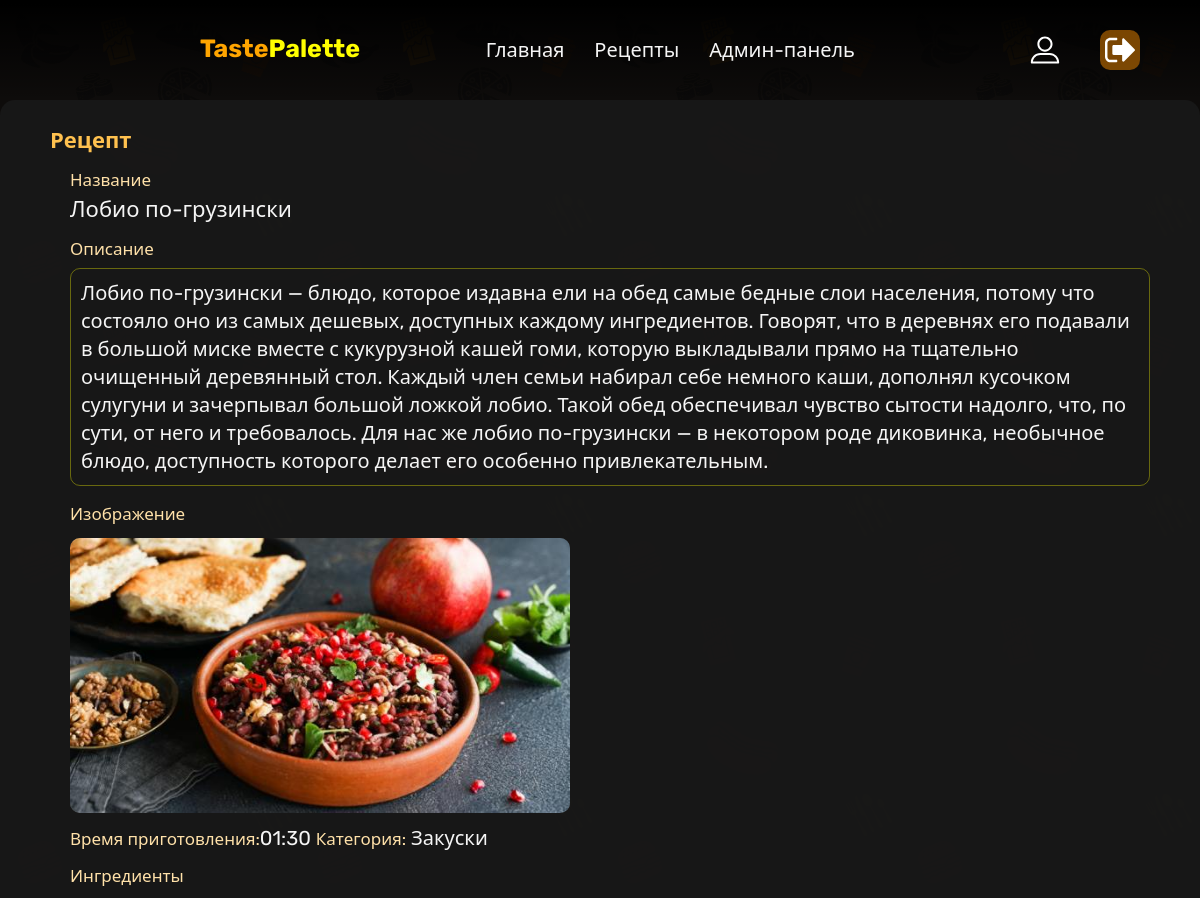
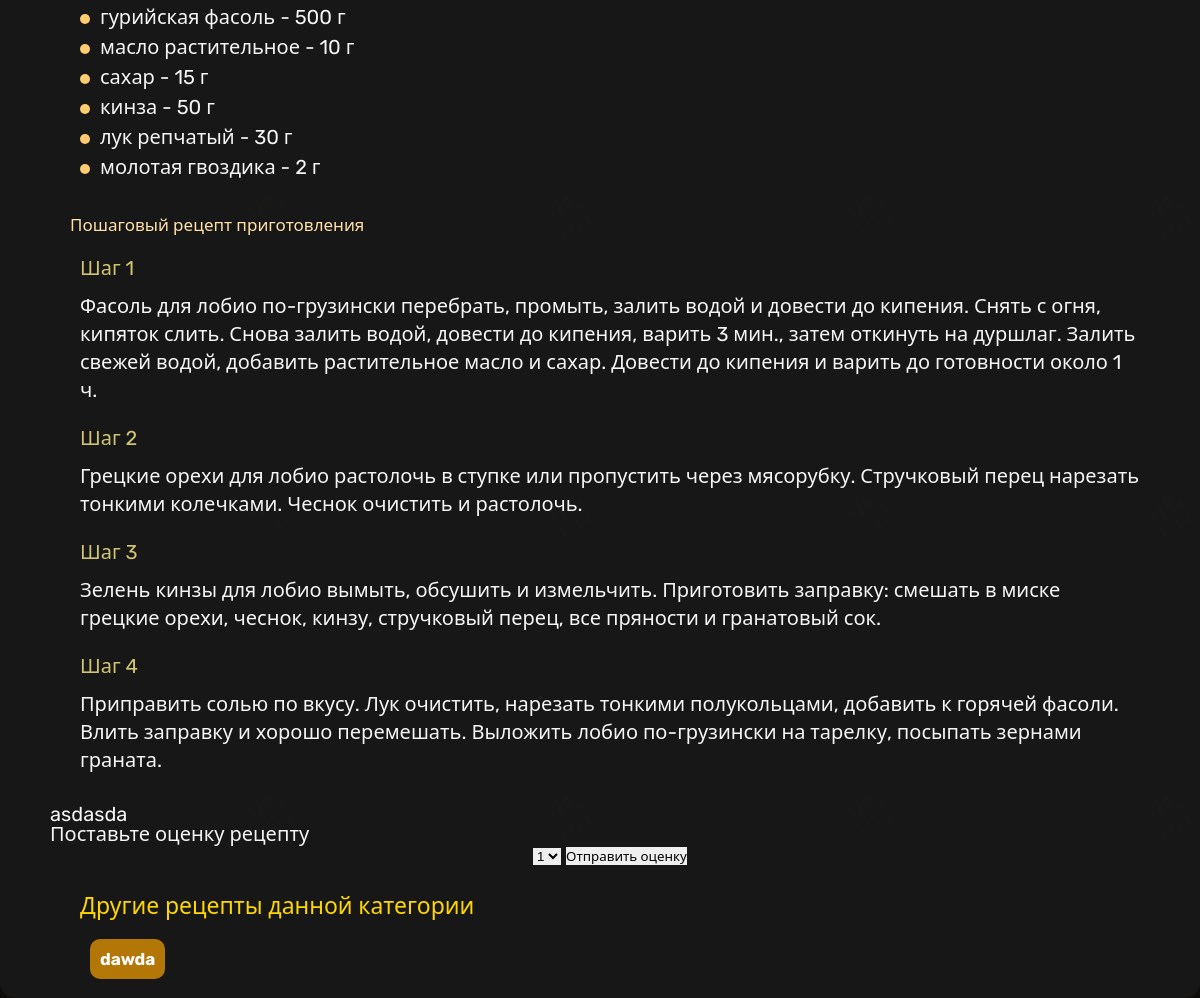
Page /client/recipeInfo.php?recipe_id=54 (signed in) on the committed database (2 pictures, top to bottom).
### tables this page shows
CREATE TABLE `recipes` (
  `recipe_id` int NOT NULL,
  `user_id` int DEFAULT NULL,
  `title` varchar(255) NOT NULL,
  `introduction` text NOT NULL,
  `main_image_url` varchar(255) DEFAULT NULL,
  `cooking_time_minutes` int DEFAULT NULL,
  `status` enum('pending','approved','rejected') DEFAULT 'pending',
  `created_at` timestamp NULL DEFAULT CURRENT_TIMESTAMP,
  `category_id` int DEFAULT NULL
);

CREATE TABLE `recipe_categories` (
  `category_id` int NOT NULL,
  `category_name` varchar(255) NOT NULL
);

CREATE TABLE `ingredients` (
  `ingredient_id` int NOT NULL,
  `recipe_id` int DEFAULT NULL,
  `name` varchar(255) NOT NULL,
  `quantity_in_grams` int DEFAULT NULL
);

CREATE TABLE `recipe_steps` (
  `step_id` int NOT NULL,
  `recipe_id` int DEFAULT NULL,
  `step_order` int NOT NULL,
  `description` text NOT NULL
);

### php/db/dbFunctions.php (called while the page is built, shortened)
<?php
    function getRecipesbyCategoryId($mysqli, $category_id, $recipe_id){
        $select_recipes_query = "SELECT * FROM recipes WHERE category_id = $category_id and status = 'approved' and recipe_id != $recipe_id";
        $recipes = $mysqli->query($select_recipes_query);
        return $recipes;
    }
?>

### html/client/recipeInfo.php (the view, shortened to what this page needs)
<?php
    require './header.php';
    require '../../php/dbConnect.php';
    require '../../php/db/dbFunctions.php';
    if ($_SERVER['REQUEST_METHOD'] === 'GET' && isset($_GET['recipe_id'])) {
        $recipe_id = $_GET['recipe_id'];
        $recipeResult = $mysqli->query("SELECT * FROM recipes WHERE recipe_id = $recipe_id");
        if ($recipeResult->num_rows > 0) {
            $recipe = $recipeResult->fetch_assoc();
            $other_recipes_by_category_id = getRecipesbyCategoryId($mysqli, $recipe['category_id'], $recipe_id);
            $ingredientsResult = $mysqli->query("SELECT * FROM ingredients WHERE recipe_id = $recipe_id");
            $ingredients = [];
            while ($ingredient = $ingredientsResult->fetch_assoc()) {
                $ingredients[] = $ingredient;
            }
            $stepsResult = $mysqli->query("SELECT * FROM recipe_steps WHERE recipe_id = $recipe_id");
            $steps = [];
            while ($step = $stepsResult->fetch_assoc()) {
                $steps[] = $step;
            }
            $categoryResult = $mysqli->query("SELECT * FROM recipe_categories WHERE category_id = {$recipe['category_id']}");
            if ($categoryResult->num_rows > 0) {
                $category = $categoryResult->fetch_assoc();
            } else {
                $category = ['category_name' => 'Неизвестно'];
            }
        } else {
            echo "Рецепт не найден.";
            exit;
        }
    } else {
        echo "Не указан ID рецепта.";
        exit;
    }
?>
<!DOCTYPE html>
<html lang="ru">
    <head>
        <link rel="stylesheet" href="../../css/recipeInfoStyle.css">
    </head>
    <body>
        <div class="recipe-container">
            <h2 class = "recipe-container-title">Рецепт</h2>
            <div class="recipe-info">
                <div class = "recipe-info-title">Название</div>
                <h3 class = "recipe-info-name"><?php echo $recipe['title']; ?></h3>
                <div class = "recipe-info-title">Описание</div>
                <div class="recipe-info-introduction"><?php echo $recipe['introduction']; ?></div>
                <div class = "recipe-info-title">Изображение</div>
                <div class="photo-file-download">
                        <div class ="photo-download">
                            <?php
                                echo "<img class = 'photo-download-img' src = '../../uploads/recipeImages/{$recipe['main_image_url']}'>";
                            ?>
                        </div>
                </div>
                <span class="recipe-info-title">Время приготовления:</span><?php echo formatCookingTime($recipe['cooking_time_minutes']); ?>
                <span class="recipe-info-title">Категория:</span> <?php echo $category['category_name']; ?>
                <h4 class = "recipe-info-title">Ингредиенты</h4>
                <ul>
                    <?php foreach ($ingredients as $ingredient) : ?>
                        <li><?php echo $ingredient['name']; ?> - <?php echo $ingredient['quantity_in_grams']; ?> г</li>
                    <?php endforeach; ?>
                </ul>
                <h4 class = "recipe-info-title">Пошаговый рецепт приготовления</h4>
                <?php $step_number = 1?>
                <div class="recipe-info-steps">
                    <?php foreach ($steps as $step) : ?>
                        <div class = "recipe-info-step">
                            <div class = "recipe-info-step-title">Шаг <?php echo $step_number ?></div>
                            <?php echo $step['description']; ?>
                        </div>
                        <?php $step_number++?>
                    <?php endforeach; ?>
                </div>
            </div>
            <div id = "rating">asdasda</div>
            <h3>Поставьте оценку рецепту</h3>
        <form id="grade-set-form">
            <select name="grade" id="rating-select">
                <option value="1">1</option>
            </select>
            <button type="button" onclick="submitRating()">Отправить оценку</button>
        </form>
            <div>
                <div class = "title_other_recipes">Другие рецепты данной категории</div>
                <div class = "other_recipes">
                    <?php
                        while($another_recipe = $other_recipes_by_category_id->fetch_assoc()){
                            echo "<a href = recipeInfo.php?recipe_id={$another_recipe['recipe_id']}>{$another_recipe['title']}</a>";
                        }
                    ?>
                </div>
                </div>
        </div>
    </body>
</html>
<?php
function formatCookingTime($totalMinutes) {
    $hours = floor($totalMinutes / 60);
    $minutes = $totalMinutes % 60;
    return sprintf('%02d:%02d', $hours, $minutes);
}
?>

### css/headerStyle.css (style rules this page uses)
* { padding: 0; margin: 0; border: 0; }
*, *:before, *:after { box-sizing: border-box; }
html, body { height: 100%; width: 100%; font-size: 100%; line-height: 1; font-size: 14px; -ms-text-size-adjust: 100%; -moz-text-size-adjust: 100%; -webkit-text-size-adjust: 100%; }
input, button, textarea { font-family: inherit; }
button { cursor: pointer; }
a, a:visited { text-decoration: none; }
ul li { list-style: none; }
img { vertical-align: top; }
h1, h2, h3, h4, h5, h6 { font-size: inherit; font-weight: inherit; }
body { font-family: "Rubik", "Segoe UI", Tahoma, Geneva, Verdana, sans-serif; font-size: 20px; background: url("../img/background/backgroundTile1.png"); color: whitesmoke; font-weight: 500; }

### css/recipeInfoStyle.css (style rules this page uses)
body { font-weight: normal; }
.title_other_recipes { color: gold; font-size: 23px; margin: 30px; }
.other_recipes a { margin-left: 40px; transition: 0.3s ease; position: relative; padding: 10px; width: 40px; height: 40px; border-radius: 10px; color: rgb(255, 255, 255); font-weight: 700; font-size: 17px; background-color: rgba(255, 166, 0, 0.674); }
.recipe-container { display: flex; flex-direction: column; background-color: rgba(24, 24, 24, 0.92); border-radius: 15px; padding: 30px; padding-left: 50px; max-width: 1500px; margin: 0 auto; margin-top: 100px; width: 100%; }
.recipe-container .recipe-info { padding: 0 20px 0 20px; }
.recipe-container .recipe-info .recipe-info-title { margin-top: 20px; font-size: 17px; color: rgb(255, 225, 169); margin-bottom: 10px; }
.recipe-container .recipe-info .recipe-info-name { margin: 10px 0 20px 0; font-size: 22px; margin-bottom: 10px; }
.recipe-container .recipe-info .recipe-info-introduction { padding: 10px; font-size: 20px; line-height: 1.4em; margin-bottom: 20px; border-radius: 10px; overflow: auto; background-color: rgba(240, 248, 255, 0); border: 1px solid rgba(255, 255, 0, 0.35); color: whitesmoke; min-width: 47%; min-height: 200px; max-height: 400px; }
.recipe-container .recipe-info .photo-file-download { position: relative; }
.recipe-container .recipe-info .photo-download { display: flex; position: relative; cursor: pointer; background-color: rgb(59, 59, 59); border-radius: 10px; flex-direction: column; justify-content: center; align-items: center; max-width: 500px; margin: 15px 0; }
.recipe-container .recipe-info .photo-download .photo-download-img { border-radius: 10px; max-width: inherit; }
.recipe-container .recipe-info ul { padding: 10px; }
.recipe-container .recipe-info ul li { padding-left: 20px; position: relative; margin-bottom: 10px; }
.recipe-container .recipe-info ul li::before { content: ""; position: absolute; top: 7px; left: 0; border-radius: 50%; width: 10px; height: 10px; background-color: rgb(255, 205, 112); }
.recipe-container .recipe-info .recipe-info-steps { padding: 10px; }
.recipe-container .recipe-info .recipe-info-steps .recipe-info-step { line-height: 1.4em; margin-bottom: 20px; }
.recipe-container .recipe-info .recipe-info-steps .recipe-info-step .recipe-info-step-title { margin-bottom: 10px; color: rgb(210, 197, 114); }
.recipe-container .recipe-container-title { color: rgb(255, 193, 79); font-size: 22px; font-weight: bold; }
.recipe-container form { text-align: center; }

### rows in the picture
recipes: title "Лобио по-грузински", introduction "Лобио по-грузински — блюдо, которое издавна ели на обед самые бедные слои населения, потому что состояло оно из самых дешевых, доступных каждому ингредиентов. Говорят, что в деревнях его подавали в большой миске вместе с кукурузной кашей гоми, которую выкладывали прямо на тщательно очищенный деревянный стол. Каждый член семьи набирал себе немного каши, дополнял кусочком сулугуни и зачерпывал большой ложкой лобио. Такой обед обеспечивал чувство сытости надолго, что, по сути, от него и требовалось. Для нас же лобио по-грузински — в некотором роде диковинка, необычное блюдо, доступность которого делает его особенно привлекательным.", main_image_url (picture), cooking_time_minutes "01:30"
recipe_categories: category_name "Закуски"
ingredients: name "гурийская фасоль", quantity_in_grams "500"
ingredients: name "масло растительное", quantity_in_grams "10"
ingredients: name "сахар", quantity_in_grams "15"
ingredients: name "кинза", quantity_in_grams "50"
ingredients: name "лук репчатый", quantity_in_grams "30"
ingredients: name "молотая гвоздика", quantity_in_grams "2"
recipe_steps: description "Фасоль для лобио по-грузински перебрать, промыть, залить водой и довести до кипения. Снять с огня, кипяток слить. Снова залить водой, довести до кипения, варить 3 мин., затем откинуть на дуршлаг. Залить свежей водой, добавить растительное масло и сахар. Довести до кипения и варить до готовности около 1 ч."
recipe_steps: description "Грецкие орехи для лобио растолочь в ступке или пропустить через мясорубку. Стручковый перец нарезать тонкими колечками. Чеснок очистить и растолочь."
recipe_steps: description "Зелень кинзы для лобио вымыть, обсушить и измельчить. Приготовить заправку: смешать в миске грецкие орехи, чеснок, кинзу, стручковый перец, все пряности и гранатовый сок."
recipe_steps: description "Приправить солью по вкусу. Лук очистить, нарезать тонкими полукольцами, добавить к горячей фасоли. Влить заправку и хорошо перемешать. Выложить лобио по-грузински на тарелку, посыпать зернами граната."
recipes: title "dawda"
